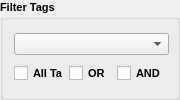
       <widget class="QGroupBox" name="filter_groupbox">
        <property name="minimumSize">
         <size>
          <width>140</width>
          <height>100</height>
         </size>
        </property>
        <property name="maximumSize">
         <size>
          <width>180</width>
          <height>100</height>
         </size>
        </property>
        <property name="font">
         <font>
          <pointsize>8</pointsize>
          <weight>75</weight>
          <bold>true</bold>
         </font>
        </property>
        <property name="layoutDirection">
         <enum>Qt::LeftToRight</enum>
        </property>
        <property name="autoFillBackground">
         <bool>false</bool>
        </property>
        <property name="title">
         <string>Filter Tags</string>
        </property>
        <property name="flat">
         <bool>false</bool>
        </property>
        <property name="checkable">
         <bool>false</bool>
        </property>
        <layout class="QGridLayout" name="gridLayout_4">
         <item row="0" column="0">
          <widget class="QComboBox" name="stage_select_combobox">
           <property name="minimumSize">
            <size>
             <width>155</width>
             <height>0</height>
            </size>
           </property>
           <property name="font">
            <font>
             <pointsize>8</pointsize>
             <weight>50</weight>
             <bold>false</bold>
            </font>
           </property>
           <property name="toolTip">
            <string>&lt;html&gt;&lt;head/&gt;&lt;body&gt;&lt;p&gt;Check &lt;span style=&quot; font-weight:600;&quot;&gt;OR&lt;/span&gt; box to apply an OR filter to the selected test tags and display the test cases that contains those tags on GUI.&lt;/p&gt;&lt;/body&gt;&lt;/html&gt;</string>
           </property>
           <property name="editable">
            <bool>false</bool>
           </property>
           <property name="insertPolicy">
            <enum>QComboBox::InsertAlphabetically</enum>
           </property>
          </widget>
         </item>
         <item row="1" column="3">
          <widget class="QCheckBox" name="cb_and_tags_filter">
           <property name="toolTip">
            <string>&lt;html&gt;&lt;head/&gt;&lt;body&gt;&lt;p&gt;Check &lt;span style=&quot; font-weight:600;&quot;&gt;AND&lt;/span&gt; box to apply an AND filter to the selected test tags and display the test cases that contains those tags on GUI.&lt;/p&gt;&lt;p&gt;Un-Check &lt;span style=&quot; font-weight:600;&quot;&gt;AND&lt;/span&gt; box to remove the AND filter and apply the OR filter.&lt;br/&gt;&lt;/p&gt;&lt;/body&gt;&lt;/html&gt;
</string>
           </property>
           <property name="text">
            <string>AND</string>
           </property>
          </widget>
         </item>
         <item row="1" column="0">
          <widget class="QCheckBox" name="cb_all_tags">
           <property name="maximumSize">
            <size>
             <width>65</width>
             <height>16777215</height>
            </size>
           </property>
           <property name="toolTip">
            <string>&lt;html&gt;&lt;head/&gt;&lt;body&gt;&lt;p&gt;Check &lt;span style=&quot; font-weight:600;&quot;&gt;All Tags&lt;/span&gt; to select all test tags and display test cases on GUI.&lt;/p&gt;&lt;p&gt;Un-Check &lt;span style=&quot; font-weight:600;&quot;&gt;All Tags&lt;/span&gt; to deselect all test tags.&lt;br/&gt;&lt;/p&gt;&lt;/body&gt;&lt;/html&gt;</string>
           </property>
           <property name="text">
            <string>All Tags</string>
           </property>
          </widget>
         </item>
         <item row="1" column="1">
          <widget class="QCheckBox" name="cb_or_tags_filter">
           <property name="maximumSize">
            <size>
             <width>80</width>
             <height>16777215</height>
            </size>
           </property>
           <property name="toolTip">
            <string>&lt;html&gt;&lt;head/&gt;&lt;body&gt;&lt;p&gt;Check &lt;span style=&quot; font-weight:600;&quot;&gt;OR&lt;/span&gt; box to apply an OR filter to the selected test tags and display the test cases that contains those tags on GUI.&lt;/p&gt;&lt;p&gt;Un-Check &lt;span style=&quot; font-weight:600;&quot;&gt;OR&lt;/span&gt; box to remove the OR filter and apply the AND filter.&lt;br/&gt;&lt;/p&gt;&lt;/body&gt;&lt;/html&gt;
</string>
           </property>
           <property name="text">
            <string>OR</string>
           </property>
          </widget>
         </item>
        </layout>
       </widget>
